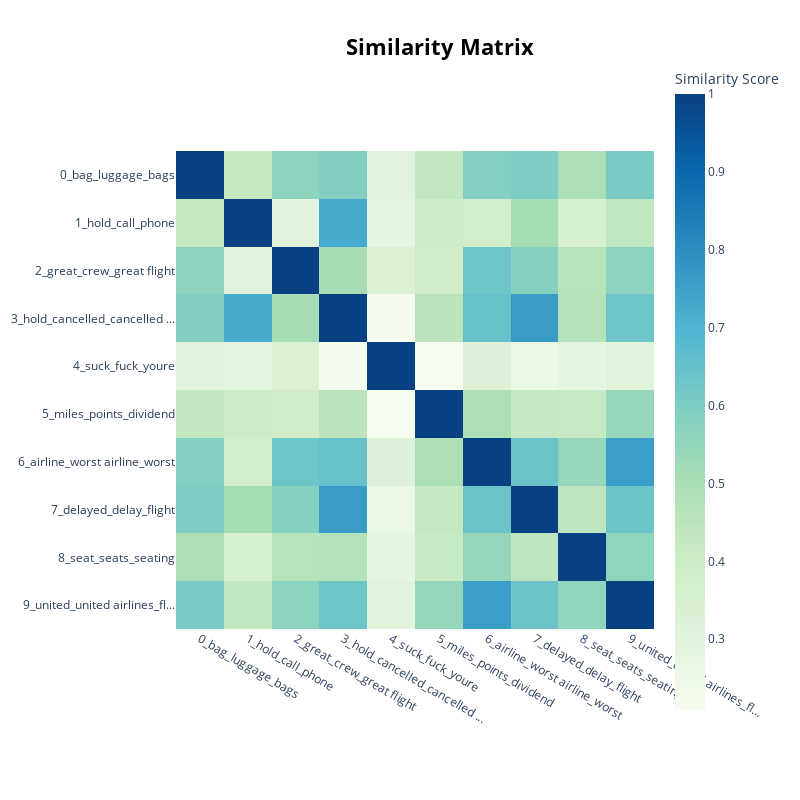

Notebook code cell kept with this figure:
### Markdown cell above
#### Visualise topic similarity with a heatmap:

### Code cell
bertmodel_mpnet.visualize_heatmap(top_n_topics=10)

### Figure 1 — Plotly figure (JSON) as saved in the notebook; plotly's stock layout.template omitted (floating-point values rounded to 4 significant figures)
{"data": [{"coloraxis": "coloraxis", "hovertemplate": "x: %{x}<br>y: %{y}<br>Similarity Score: %{z}<extra></extra>", "name": "0", "type": "heatmap", "x": ["0_bag_luggage_bags", "1_hold_call_phone", "2_great_crew_great flight", "3_hold_cancelled_cancelled ...", "4_suck_fuck_youre", "5_miles_points_dividend", "6_airline_worst airline_worst", "7_delayed_delay_flight", "8_seat_seats_seating", "9_united_united airlines_fl..."], "xaxis": "x", "y": ["0_bag_luggage_bags", "1_hold_call_phone", "2_great_crew_great flight", "3_hold_cancelled_cancelled ...", "4_suck_fuck_youre", "5_miles_points_dividend", "6_airline_worst airline_worst", "7_delayed_delay_flight", "8_seat_seats_seating", "9_united_united airlines_fl..."], "yaxis": "y", "z": [[1.0, 0.4238, 0.5678, 0.5894, 0.3053, 0.4344, 0.587, 0.5975, 0.4943, 0.6066], [0.4238, 1.0, 0.3026, 0.7251, 0.2861, 0.4028, 0.3822, 0.5143, 0.3525, 0.4371], [0.5678, 0.3026, 1.0, 0.5097, 0.3383, 0.3895, 0.6334, 0.5828, 0.4634, 0.57], [0.5894, 0.7251, 0.5097, 1.0, 0.218, 0.4534, 0.6479, 0.7632, 0.4737, 0.6362], [0.3053, 0.2861, 0.3383, 0.218, 1, 0.2091, 0.3272, 0.2565, 0.2824, 0.3067], [0.4344, 0.4028, 0.3895, 0.4534, 0.2091, 1, 0.4923, 0.4284, 0.4205, 0.546], [0.587, 0.3822, 0.6334, 0.6479, 0.3272, 0.4923, 1.0, 0.6397, 0.546, 0.7571], [0.5975, 0.5143, 0.5828, 0.7632, 0.2565, 0.4284, 0.6397, 1, 0.4458, 0.6382], [0.4943, 0.3525, 0.4634, 0.4737, 0.2824, 0.4205, 0.546, 0.4458, 1.0, 0.5609], [0.6066, 0.4371, 0.57, 0.6362, 0.3067, 0.546, 0.7571, 0.6382, 0.5609, 1.0]]}], "layout": {"coloraxis": {"colorbar": {"title": {"text": "Similarity Score"}}, "colorscale": [[0, "rgb(247,252,240)"], [0.125, "rgb(224,243,219)"], [0.25, "rgb(204,235,197)"], [0.375, "rgb(168,221,181)"], [0.5, "rgb(123,204,196)"], [0.625, "rgb(78,179,211)"], [0.75, "rgb(43,140,190)"], [0.875, "rgb(8,104,172)"], [1, "rgb(8,64,129)"]]}, "height": 800, "hoverlabel": {"bgcolor": "white", "font": {"family": "Rockwell", "size": 16}}, "legend": {"title": {"text": "Trend"}}, "margin": {"t": 60}, "showlegend": true, "title": {"font": {"color": "Black", "size": 22}, "text": "<b>Similarity Matrix</b>", "x": 0.55, "xanchor": "center", "y": 0.95, "yanchor": "top"}, "width": 800, "xaxis": {"anchor": "y", "constrain": "domain", "domain": [0, 1], "scaleanchor": "y"}, "yaxis": {"anchor": "x", "autorange": "reversed", "constrain": "domain", "domain": [0, 1]}}}
